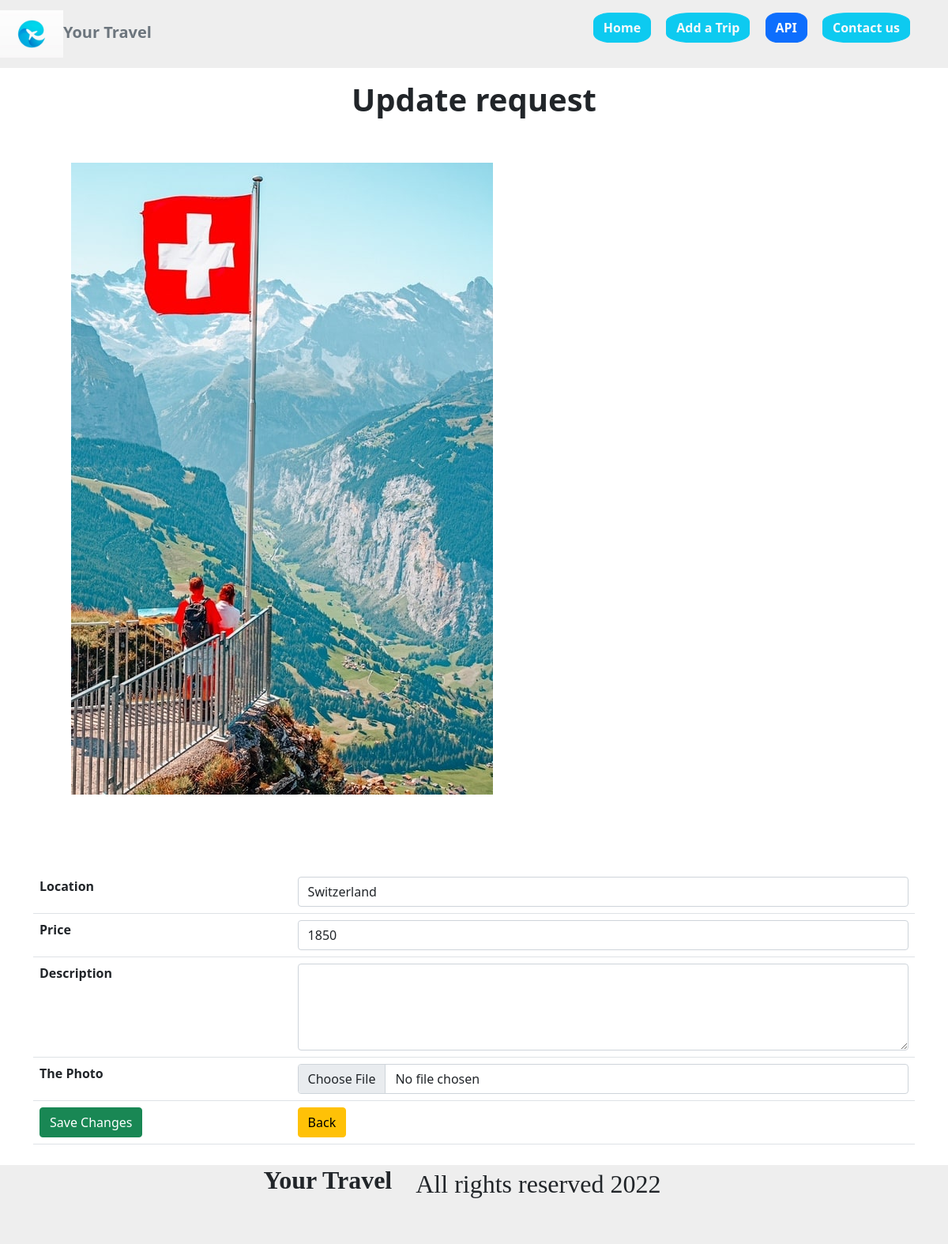
The page /update.php?id=3 on the database its author committed.
### tables this page shows
CREATE TABLE `trips` (
  `id` int(25) NOT NULL,
  `picture` varchar(255) NOT NULL,
  `location` varchar(150) NOT NULL,
  `price` varchar(11) NOT NULL,
  `description` varchar(250) NOT NULL
);

### update.php (the view, shortened to what this page needs)
<?php
require_once 'actions/db_connect.php';
if(isset($_GET["id"])) {
    $id = $_GET["id"];
    $sql = "SELECT * FROM trips WHERE id =$id";
      $result = mysqli_query($conn,$sql);
    if(mysqli_num_rows($result) == 1) {
        $data = mysqli_fetch_assoc($result);
    } else {
        header( "location: error.php");
    }
 } else {
    header("location: error.php");
 }
 ?>
<!DOCTYPE html>
<html lang="en">
<head>
    <link rel="stylesheet" href="HTML/style.css">
    <link href="https://cdn.jsdelivr.net/npm/bootstrap@5.1.3/dist/css/bootstrap.min.css" rel="stylesheet">
</head>
<body>
     <?php require_once 'HTML/nav.php';?>
     <fieldset class="container">
          <h1 class="text-center fw-bold mt-3">Update request</h1>
               <img class='img-rounded-circle mb-5 p-5'  src='pictures/<?php echo $data["picture"]?>'>
           <form action ="actions/a_update.php"  method="POST"  enctype="multipart/form-data">
                <table class="table">
                   <tr>
                       <th>Location</th>
                       <td><input class ="form-control" type="text"   name="location" placeholder  ="Product Name" value="<?php echo $data["location"] ?>" /></td>
                   </tr>
                   <tr>
                       <th>Price</th>
                        <td><input   class="form-control" type= "number" name="price" step="any"  placeholder="Price" value ="<?php echo $data["price"] ?>" /></td>
                   </tr>
                   <th>Description</th>
                            <td>
                                <textarea class='form-control' type="text" name= "description" value="<?php echo $data["description"] ?>" placeholder="Max 600 characters" rows="4">
                            </textarea></td>
                   <tr>
                       <th>The Photo</th >
                       <td><input class= "form-control" type="file"  name= "picture" value ="<?php echo $data['picture']?>" /></td>
                   </tr>
                   <tr>
                       <td><button class ="btn btn-success" type = "submit">Save Changes</button></td>
                       <td><a href= "index.php" class ="btn btn-warning" type ="button">Back </a ></td>
                   </tr>
               </table>
           </form>
       </fieldset>
    <?php require_once 'HTML/footer.php';?>
</body>
</html>

### HTML/style.css (style rules this page uses)
* { margin: 0; padding: 0; box-sizing: border-box; }
.container { margin: 0 auto; padding-left: 15px; padding-right: 15px; }

### rows shown on the page
trips: picture (picture), location "Switzerland", price "1850"
